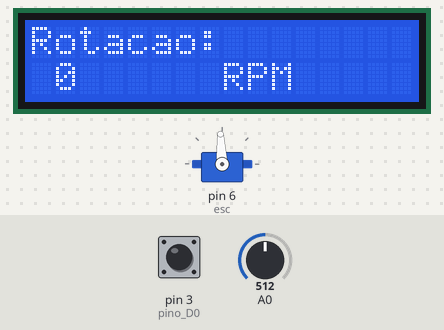
The sketch below on a simulated Arduino Uno, built with avr-gcc and run on an emulated ATmega328P. Parts: servo, 16×2 character LCD. Inputs (shaded band) come from the test bench; at power-on: A0 = 512, pin 3 (pino_D0) HIGH. What the sketch prints to the serial monitor is not drawn.

Above: at 1.6 s.
1.7 s: A0 set to 716
At 3.7 s:
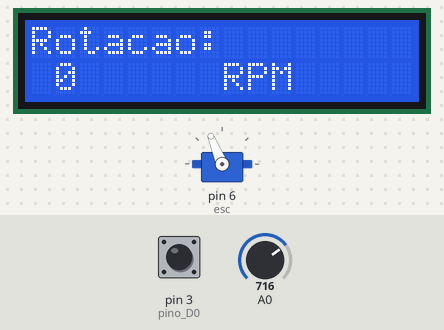
4.0 s: A0 set to 900
At 5.5 s:
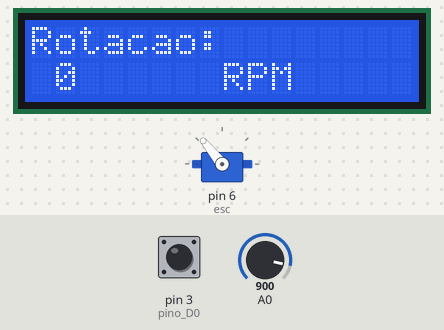
6.0 s: A0 set to 1010
At 7.0 s:
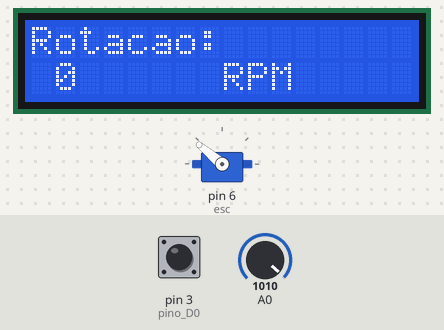
8.0 s: A0 set to 306
At 9.7 s:
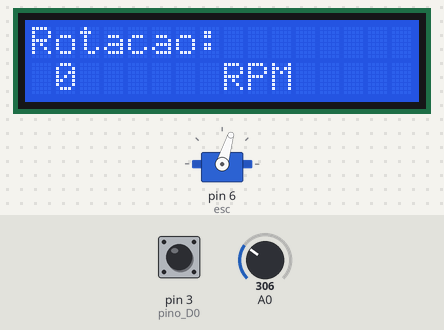
10.0 s: A0 set to 511
At 11.2 s:
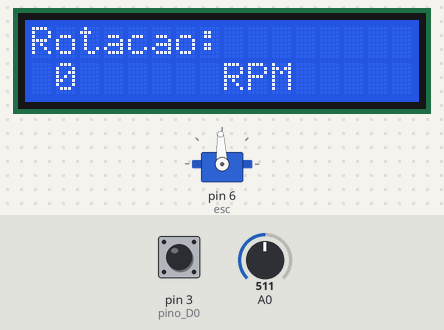
12.0 s: A0 set to 0
At 13.9 s:
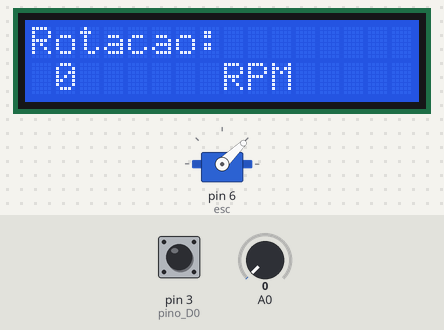
Timing chart, 0 to 15.0 s (numbered marks = the images above; inputs shaded):
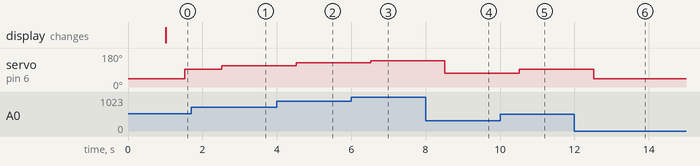

The sketch:

Acionamento_motor.ino
```cpp
// --- Inclusão de Biblioteca ---
#include <Servo.h>
#include <Wire.h>
#include <LiquidCrystal_I2C.h>

// --- Mapeamento de Hardware ---
#define   pino_D0  3

// --- Criação Classe Servo ---
Servo esc;
LiquidCrystal_I2C lcd(0x27, 16, 2);

// --- Variáveis Globais ---
float rpm;
volatile byte pulsos;
unsigned long timeold;
unsigned int pulsos_por_volta = 10;
int val;

// --- Interrupção ---
void contador()
{
  //Incrementa contador
  pulsos++;
}
// --- Configurações Iniciais ---
void setup()
{
  esc.attach(6);
  esc.writeMicroseconds(1000);
  lcd.begin ();
  pinMode(pino_D0, INPUT);
                                          //Interrupcao 1 - pino digital 3
                                          //Aciona o contador a cada pulso
  attachInterrupt(1, contador, FALLING);
  Serial.begin(115200);
  pulsos = 0;
  rpm = 0;
  timeold = 0;
}
void loop()
{
  //Atualiza contador a cada segundo
  if (millis() - timeold >= 1000)
  {
                                                   //Desabilita interrupcao durante o calculo
    detachInterrupt(1);
    rpm = ((60 * 1000 / pulsos_por_volta ) / (millis() - timeold) * pulsos);
    timeold = millis();
    pulsos = 0;

    //Mostra o valor de RPM no display
    lcd.setBacklight(HIGH);
    lcd.clear();
    lcd.setCursor(0, 0);
    lcd.print("Rotacao: ");
    lcd.setCursor(1, 1);
    lcd.print(rpm, 0);
    lcd.setCursor(8, 1);
    lcd.print("RPM");
    delay(500);
    val= analogRead(A0);
    Serial.println(val);
    val= map (val, 0,1023, 1000, 2000);
    esc.writeMicroseconds(val);
                                                  //Habilita interrupcao
    attachInterrupt(1, contador, FALLING);
  }
  }
```

Measured:
- after the input at 1.7 s, servo on pin 6 (esc): 93° → 112° after 0.82 s
- after the input at 4.0 s, servo on pin 6 (esc): 112° → 129° after 0.52 s
- after the input at 6.0 s, servo on pin 6 (esc): 129° → 140° after 0.52 s
- after the input at 8.0 s, servo on pin 6 (esc): 140° → 73° after 0.52 s
- after the input at 10.0 s, servo on pin 6 (esc): 73° → 93° after 0.52 s
- after the input at 12.0 s, servo on pin 6 (esc): 93° → 44° after 0.52 s
